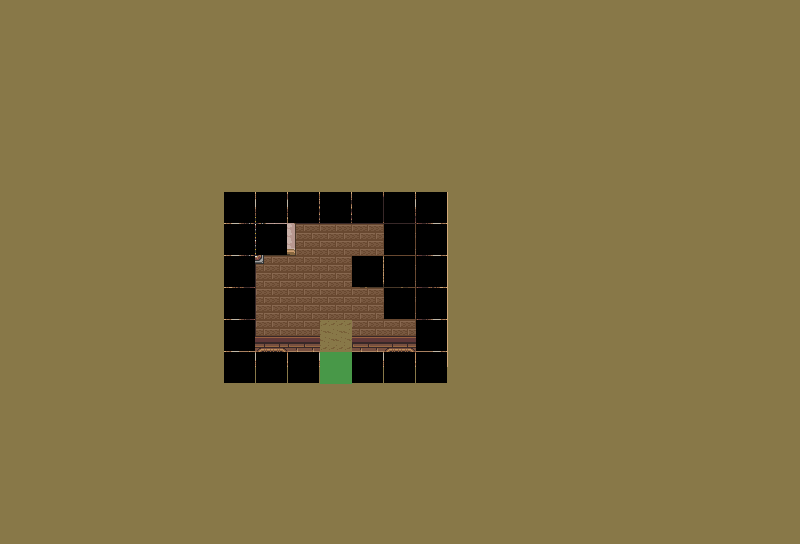

This game map was drawn from its Tiled (.tmx) file and the tilesets committed beside it. A one-line description and the full map source follow:
An orthogonal 25x17 tile map with 32x32 px tiles, 3 tile layers (Calque de Tile 1, Calque 2, collision).

<map version="1.0" orientation="orthogonal" renderorder="right-down" width="25" height="17" tilewidth="32" tileheight="32" nextobjectid="1">
 <tileset firstgid="1" name="zelda" tilewidth="32" tileheight="32" tilecount="1808" columns="8">
  <image source="zelda.png" width="256" height="7232" />
 </tileset>
 <layer name="Calque de Tile 1" width="25" height="17">
  <data encoding="csv">
1676,1676,1676,1676,1676,1676,1676,1676,1676,1676,1676,1676,1676,1676,1676,1676,1676,1676,1676,1676,1676,1676,1676,1676,1676,
1676,1676,1676,1676,1676,1676,1676,1676,1676,1676,1676,1676,1676,1676,1676,1676,1676,1676,1676,1676,1676,1676,1676,1676,1676,
1676,1676,1676,1676,1676,1676,1676,1676,1676,1676,1676,1676,1676,1676,1676,1676,1676,1676,1676,1676,1676,1676,1676,1676,1676,
1676,1676,1676,1676,1676,1676,1676,1676,1676,1676,1676,1676,1676,1676,1676,1676,1676,1676,1676,1676,1676,1676,1676,1676,1676,
1676,1676,1676,1676,1676,1676,1676,1676,1676,1676,1676,1676,1676,1676,1676,1676,1676,1676,1676,1676,1676,1676,1676,1676,1676,
1676,1676,1676,1676,1676,1676,1676,1676,1676,1676,1676,1676,1676,1676,1676,1676,1676,1676,1676,1676,1676,1676,1676,1676,1676,
1676,1676,1676,1676,1676,1676,1676,1676,1226,1227,1228,1229,1230,1231,1676,1676,1676,1676,1676,1676,1676,1676,1676,1676,1676,
1676,1676,1676,1676,1676,1676,1676,1676,1234,1235,1236,1244,1244,1239,1676,1676,1676,1676,1676,1676,1676,1676,1676,1676,1676,
1676,1676,1676,1676,1676,1676,1676,1676,1242,1243,1244,1245,1246,1247,1676,1676,1676,1676,1676,1676,1676,1676,1676,1676,1676,
1676,1676,1676,1676,1676,1676,1676,1676,1252,1252,1252,1252,1252,1255,1676,1676,1676,1676,1676,1676,1676,1676,1676,1676,1676,
1676,1676,1676,1676,1676,1676,1676,1676,1262,1261,1260,1261,1262,1263,1676,1676,1676,1676,1676,1676,1676,1676,1676,1676,1676,
1676,1676,1676,1676,1676,1676,1676,1676,1676,1676,1676,1676,1676,1676,1676,1676,1676,1676,1676,1676,1676,1676,1676,1676,1676,
1676,1676,1676,1676,1676,1676,1676,1676,1676,1676,1676,1676,1676,1676,1676,1676,1676,1676,1676,1676,1676,1676,1676,1676,1676,
1676,1676,1676,1676,1676,1676,1676,1676,1676,1676,1676,1676,1676,1676,1676,1676,1676,1676,1676,1676,1676,1676,1676,1676,1676,
1676,1676,1676,1676,1676,1676,1676,1676,1676,1676,1676,1676,1676,1676,1676,1676,1676,1676,1676,1676,1676,1676,1676,1676,1676,
1676,1676,1676,1676,1676,1676,1676,1676,1676,1676,1676,1676,1676,1676,1676,1676,1676,1676,1676,1676,1676,1676,1676,1676,1676,
1676,1676,1676,1676,1676,1676,1676,1676,1676,1676,1676,1676,1676,1676,1676,1676,1676,1676,1676,1676,1676,1676,1676,1676,1676
</data>
 </layer>
 <layer name="Calque 2" width="25" height="17">
  <data encoding="csv">
0,0,0,0,0,0,0,0,0,0,0,0,0,0,0,0,0,0,0,0,0,0,0,0,0,
0,0,0,0,0,0,0,0,0,0,0,0,0,0,0,0,0,0,0,0,0,0,0,0,0,
0,0,0,0,0,0,0,0,0,0,0,0,0,0,0,0,0,0,0,0,0,0,0,0,0,
0,0,0,0,0,0,0,0,0,0,0,0,0,0,0,0,0,0,0,0,0,0,0,0,0,
0,0,0,0,0,0,0,0,0,0,0,0,0,0,0,0,0,0,0,0,0,0,0,0,0,
0,0,0,0,0,0,0,0,0,0,0,0,0,0,0,0,0,0,0,0,0,0,0,0,0,
0,0,0,0,0,0,0,1225,1226,1227,1228,1229,1230,1231,0,0,0,0,0,0,0,0,0,0,0,
0,0,0,0,0,0,0,1233,0,0,0,0,580,1239,0,0,0,0,0,0,0,0,0,0,0,
0,0,0,0,0,0,0,1241,0,0,0,0,0,1247,0,0,0,0,0,0,0,0,0,0,0,
0,0,0,0,0,0,0,1249,0,0,0,0,580,1255,0,0,0,0,0,0,0,0,0,0,0,
0,0,0,0,0,0,0,1257,0,0,0,0,0,1263,0,0,0,0,0,0,0,0,0,0,0,
0,0,0,0,0,0,0,1265,1266,1267,1268,1269,1270,1271,0,0,0,0,0,0,0,0,0,0,0,
0,0,0,0,0,0,0,0,0,0,0,0,0,0,0,0,0,0,0,0,0,0,0,0,0,
0,0,0,0,0,0,0,0,0,0,0,0,0,0,0,0,0,0,0,0,0,0,0,0,0,
0,0,0,0,0,0,0,0,0,0,0,0,0,0,0,0,0,0,0,0,0,0,0,0,0,
0,0,0,0,0,0,0,0,0,0,0,0,0,0,0,0,0,0,0,0,0,0,0,0,0,
0,0,0,0,0,0,0,0,0,0,0,0,0,0,0,0,0,0,0,0,0,0,0,0,0
</data>
 </layer>
 <layer name="collision" width="25" height="17">
  <data encoding="csv">
0,0,0,0,0,0,0,0,0,0,0,0,0,0,0,0,0,0,0,0,0,0,0,0,0,
0,0,0,0,0,0,0,0,0,0,0,0,0,0,0,0,0,0,0,0,0,0,0,0,0,
0,0,0,0,0,0,0,0,0,0,0,0,0,0,0,0,0,0,0,0,0,0,0,0,0,
0,0,0,0,0,0,0,0,0,0,0,0,0,0,0,0,0,0,0,0,0,0,0,0,0,
0,0,0,0,0,0,0,0,0,0,0,0,0,0,0,0,0,0,0,0,0,0,0,0,0,
0,0,0,0,0,0,0,0,0,0,0,0,0,0,0,0,0,0,0,0,0,0,0,0,0,
0,0,0,0,0,0,0,633,633,633,633,633,633,633,0,0,0,0,0,0,0,0,0,0,0,
0,0,0,0,0,0,0,633,633,0,0,0,633,633,0,0,0,0,0,0,0,0,0,0,0,
0,0,0,0,0,0,0,633,0,0,0,633,633,633,0,0,0,0,0,0,0,0,0,0,0,
0,0,0,0,0,0,0,633,0,0,0,0,633,633,0,0,0,0,0,0,0,0,0,0,0,
0,0,0,0,0,0,0,633,0,0,46,0,0,633,0,0,0,0,0,0,0,0,0,0,0,
0,0,0,0,0,0,0,633,633,633,44,633,633,633,0,0,0,0,0,0,0,0,0,0,0,
0,0,0,0,0,0,0,0,0,0,0,0,0,0,0,0,0,0,0,0,0,0,0,0,0,
0,0,0,0,0,0,0,0,0,0,0,0,0,0,0,0,0,0,0,0,0,0,0,0,0,
0,0,0,0,0,0,0,0,0,0,0,0,0,0,0,0,0,0,0,0,0,0,0,0,0,
0,0,0,0,0,0,0,0,0,0,0,0,0,0,0,0,0,0,0,0,0,0,0,0,0,
0,0,0,0,0,0,0,0,0,0,0,0,0,0,0,0,0,0,0,0,0,0,0,0,0
</data>
 </layer>
</map>
